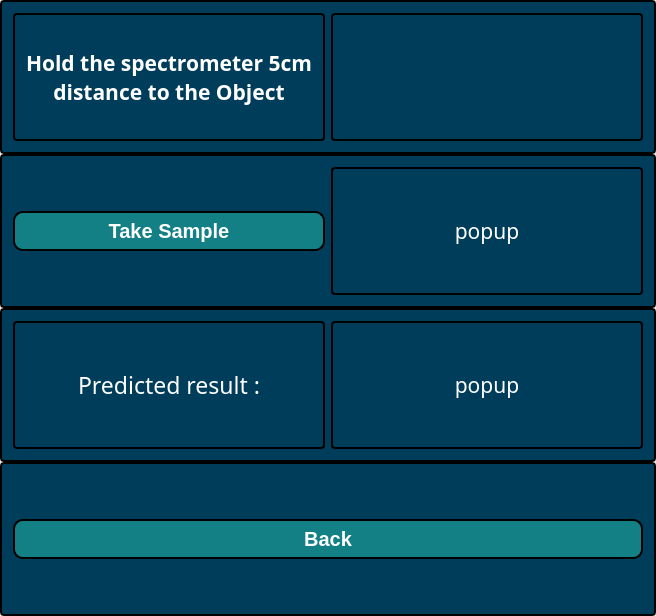
<?xml version="1.0" encoding="UTF-8"?>
<ui version="4.0">
 <class>MainWindow</class>
 <widget class="QMainWindow" name="MainWindow">
  <property name="geometry">
   <rect>
    <x>0</x>
    <y>0</y>
    <width>656</width>
    <height>616</height>
   </rect>
  </property>
  <property name="windowTitle">
   <string>MainWindow</string>
  </property>
  <widget class="QWidget" name="centralwidget">
   <property name="styleSheet">
    <string notr="true">QFrame, QLabel, QToolTip {
    border: 2px solid black;
    border-radius: 4px;
    padding: 2px;
    background-color:rgb(0, 61, 90) ;
	color: white;
}</string>
   </property>
   <layout class="QVBoxLayout" name="verticalLayout">
    <property name="spacing">
     <number>0</number>
    </property>
    <property name="leftMargin">
     <number>0</number>
    </property>
    <property name="topMargin">
     <number>0</number>
    </property>
    <property name="rightMargin">
     <number>0</number>
    </property>
    <property name="bottomMargin">
     <number>0</number>
    </property>
    <item>
     <widget class="QFrame" name="frame">
      <property name="frameShape">
       <enum>QFrame::StyledPanel</enum>
      </property>
      <property name="frameShadow">
       <enum>QFrame::Raised</enum>
      </property>
      <layout class="QHBoxLayout" name="horizontalLayout">
       <item>
        <widget class="QLabel" name="label">
         <property name="font">
          <font>
           <family>Open Sans Condensed ExtraBold</family>
           <pointsize>16</pointsize>
           <weight>75</weight>
           <bold>true</bold>
          </font>
         </property>
         <property name="text">
          <string>Hold the spectrometer 5cm 
distance to the Object</string>
         </property>
         <property name="alignment">
          <set>Qt::AlignCenter</set>
         </property>
        </widget>
       </item>
       <item>
        <widget class="QFrame" name="frame_5">
         <property name="frameShape">
          <enum>QFrame::StyledPanel</enum>
         </property>
         <property name="frameShadow">
          <enum>QFrame::Raised</enum>
         </property>
        </widget>
       </item>
      </layout>
     </widget>
    </item>
    <item>
     <widget class="QFrame" name="frame_2">
      <property name="frameShape">
       <enum>QFrame::StyledPanel</enum>
      </property>
      <property name="frameShadow">
       <enum>QFrame::Raised</enum>
      </property>
      <layout class="QHBoxLayout" name="horizontalLayout_2">
       <item>
        <widget class="QPushButton" name="pushButton">
         <property name="styleSheet">
          <string notr="true">	QPushButton {
	background-color: #138086;
    border-style: outset;
    border-width: 2px;
    border-radius: 10px;
    border-color: black;
    font: bold 20px;
    min-width: 10em;
    padding: 6px;
	color:rgb(255,255,255);
}
QPushButton:pressed {
	background-color:rgb(100,170,255)
}</string>
         </property>
         <property name="text">
          <string>Take Sample</string>
         </property>
        </widget>
       </item>
       <item>
        <widget class="QLabel" name="label_2">
         <property name="font">
          <font>
           <family>Open Sans Condensed ExtraBold</family>
           <pointsize>16</pointsize>
          </font>
         </property>
         <property name="text">
          <string>popup</string>
         </property>
         <property name="alignment">
          <set>Qt::AlignCenter</set>
         </property>
        </widget>
       </item>
      </layout>
     </widget>
    </item>
    <item>
     <widget class="QFrame" name="frame_3">
      <property name="frameShape">
       <enum>QFrame::StyledPanel</enum>
      </property>
      <property name="frameShadow">
       <enum>QFrame::Raised</enum>
      </property>
      <layout class="QHBoxLayout" name="horizontalLayout_3">
       <item>
        <widget class="QLabel" name="label_3">
         <property name="font">
          <font>
           <family>Open Sans Condensed ExtraBold</family>
           <pointsize>17</pointsize>
          </font>
         </property>
         <property name="text">
          <string>Predicted result :</string>
         </property>
         <property name="alignment">
          <set>Qt::AlignCenter</set>
         </property>
        </widget>
       </item>
       <item>
        <widget class="QLabel" name="label_4">
         <property name="font">
          <font>
           <family>Open Sans Condensed ExtraBold</family>
           <pointsize>16</pointsize>
          </font>
         </property>
         <property name="text">
          <string>popup</string>
         </property>
         <property name="alignment">
          <set>Qt::AlignCenter</set>
         </property>
        </widget>
       </item>
      </layout>
     </widget>
    </item>
    <item>
     <widget class="QFrame" name="frame_4">
      <property name="frameShape">
       <enum>QFrame::StyledPanel</enum>
      </property>
      <property name="frameShadow">
       <enum>QFrame::Raised</enum>
      </property>
      <layout class="QVBoxLayout" name="verticalLayout_2">
       <item>
        <widget class="QPushButton" name="backButton">
         <property name="styleSheet">
          <string notr="true">	QPushButton {
	background-color: #138086;
    border-style: outset;
    border-width: 2px;
    border-radius: 10px;
    border-color: black;
    font: bold 20px;
    min-width: 10em;
    padding: 6px;
	color:rgb(255,255,255);
}
QPushButton:pressed {
	background-color:rgb(100,170,255)
}</string>
         </property>
         <property name="text">
          <string>Back</string>
         </property>
        </widget>
       </item>
      </layout>
     </widget>
    </item>
   </layout>
  </widget>
 </widget>
 <resources/>
 <connections/>
</ui>
